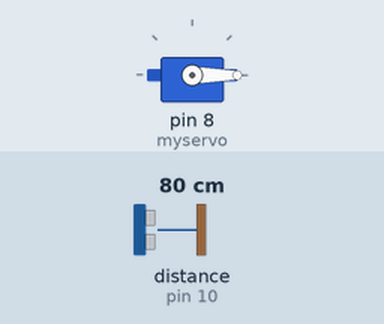
This sketch was run on a simulated Arduino Uno, built with avr-gcc and run on an emulated ATmega328P. On the bench: servo. Wiring (inferred from the names in the program): ultrasonic range finder: trigger pin 9; echo pin 10. The inputs (shaded band) are chosen by the test bench; at power-on: distance to the obstacle (sensor on pin 10) 80 cm. The echo pulse lasts 58.3 µs per cm; what the sketch prints to the serial monitor is not drawn.

Above: at 0.15 s.
At 0.75 s:
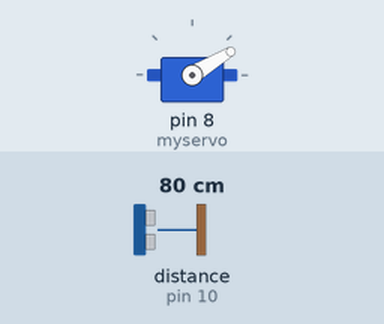
At 1.65 s:
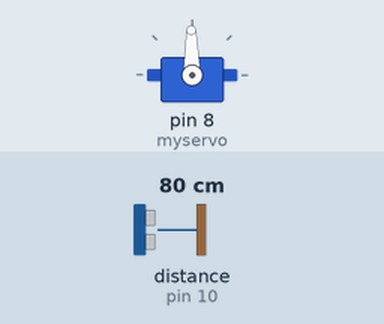
At 3.0 s:
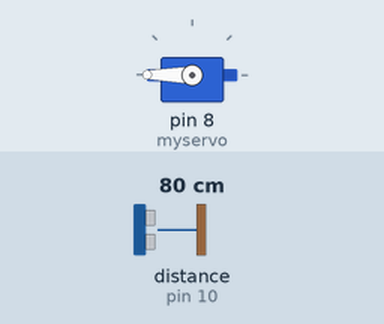
Timing chart, 0 to 4.5 s (numbered marks = the images above):
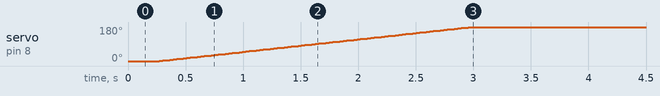

The sketch:

lightCandle.ino
```cpp
#include <Servo.h>

Servo myservo;

int trigPin = 9;
int echoPin = 10;
long duration, cm, inches;

int pos = 180;

void setup() {
  Serial.begin (9600);
  pinMode(trigPin, OUTPUT);
  pinMode(echoPin, INPUT);
  myservo.attach(8);
  myservo.write(0);
}

void loop() {
  digitalWrite(trigPin, LOW);
  delayMicroseconds(5);
  digitalWrite(trigPin, HIGH);
  delayMicroseconds(10);
  digitalWrite(trigPin, LOW);

  duration = pulseIn(echoPin, HIGH);

  cm = (duration/2) / 29.1;     // Divide by 29.1 or multiply by 0.0343

  Serial.println(cm);

  delay(250);

  if(cm >= 10){
    lightCandle();
  }
}

void lightCandle(){
  for (pos = 0; pos <= 180; pos += 1) { // goes from 0 degrees to 180 degrees
    // in steps of 1 degree
    myservo.write(pos);              // tell servo to go to position in variable 'pos'
    delay(15);                       // waits 15ms for the servo to reach the position
  }

  delay(9999999999999);
}
```

Measured:
- by itself, servo on pin 8 (myservo): moves from 0° to 180° over 2.7 s
